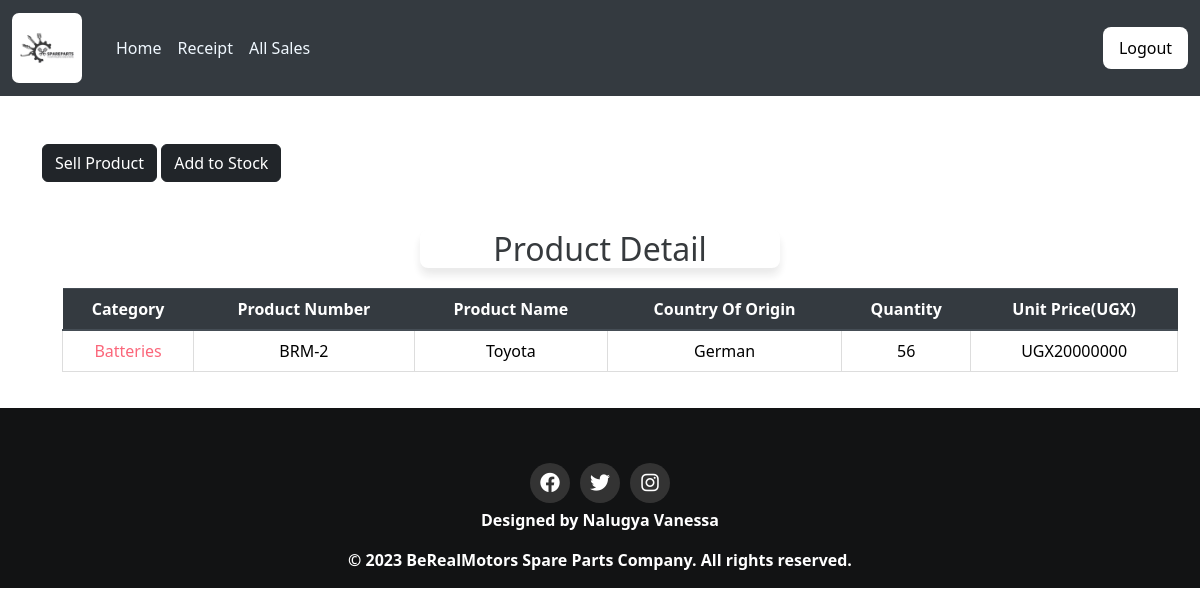
The app's page /home/2 (signed in) with its own data.
### berealapp/models.py (models this page shows, shortened)
class Product(models.Model):
    Category_name=models.ForeignKey(Category, on_delete=models.CASCADE,null=False,blank=False)
    product_name=models.CharField(max_length=50,null=False,blank=False)
    date_of_arrival = models.DateField(default=timezone.now)
    country_of_origin=models.CharField(max_length=50,null=False,blank=False)
    total_quantity=models.IntegerField(default=0,null=False,blank=False,validators=[MinValueValidator(1)])
    issued_quantity=models.IntegerField(default=0,null=False,blank=False)
    received_quantity=models.IntegerField(default=0,null=False,blank=False)
    unit_price=models.IntegerField(default=0,null=False,blank=False)

class Category(models.Model):
    name=models.CharField(max_length=50,null=False,blank=False,unique=True)
    def __str__(self):
        return self.name

### berealapp/views.py (the view)
# urls.py: path('home/<int:product_id>',views.product_detail,name='product_detail'),
@login_required
def product_detail(request,product_id):
    product=Product.objects.get(id=product_id)
    return render(request,'project/product_detail.html',{'product':product})

### templates/project/product_detail.html
{% extends 'project/base.html'%} {% block content%}
<br></br>
<div class = "container">
    <a href="{% url 'issue_item' product.id %}" class="hover-button" ><input type="submit" value="Sell Product" class="btn btn-dark" type="button"/></a>
    <a href="{% url 'add_to_stock' product.id %}"  class="hover-button"><input type= "submit" value="Add to Stock" class="btn btn-dark" type="button"/></a>
</div>
<br></br>
<div class="card-header" style="background-color: white;" >
  <h2>Product Detail</h2>
</div>
<div class = "container">
  <table class="table">
    <thead class="thead-dark">
      <tr>
        <th scope="col" >Category</th>
        <th scope="col">Product Number</th>
        <th scope="col">Product Name</th>
        <th scope="col">Country Of Origin</th>
        <th scope="col">Quantity</th>
        <th scope="col">Unit Price(UGX)</th>
      </tr>
    </thead>
    <tbody>
      <tr>
        <td style="color:#FB667A;">{{product.Category_name}}</td>
        <td>BRM-{{product.id}}</td>
        <td>{{product.product_name}}</td>
        <td>{{product.country_of_origin}}</td>
        <td>{{product.total_quantity}}</td>
        <td>UGX{{product.unit_price}}</td>
      </tr>
    </tbody>
  </table>
</div>
{% endblock%}

### berealapp/static/css/main.css (style rules this page uses)
html, body { position: relative; overflow-x: hidden; width: 100% !important; height: 100vh; display: table; position: relative; background-position: center; background-attachment: scroll; -o-background-size: cover; -moz-background-size: cover; -webkit-background-size: cover; background-size: cover; background-repeat: no-repeat; color: black; }
body { font-family: 'raleway'; color: black; }
tbody { color: black; }
.container tr:nth-child(odd) { background-color: #f5fdff; }
.container th { background-color: #f5fdff; }
.container td:first-child { color: #FB667A; }
.card-header { padding-top: 0px; }
.table { width: 100%; border-collapse: collapse; margin: 20px; }
.table th { background-color: #343a40; color: white; padding: 10px; text-align: left; }
.table td { padding: 10px; border: 1px solid #ddd; }
.table th, .table td { text-align: center; }
.card-header { border: 1px #333; opacity:90%; width: 87%; text-align: center; box-shadow: 0 7px 10px rgba(0, 0, 0, 0.1); border-radius: 8px; width:30%; margin: 0 auto; background-color: aliceblue; text-align: center; }

### records on screen
Product: Category_name "Batteries", id "2", product_name "Toyota", country_of_origin "German", total_quantity "56", unit_price "20000000"
